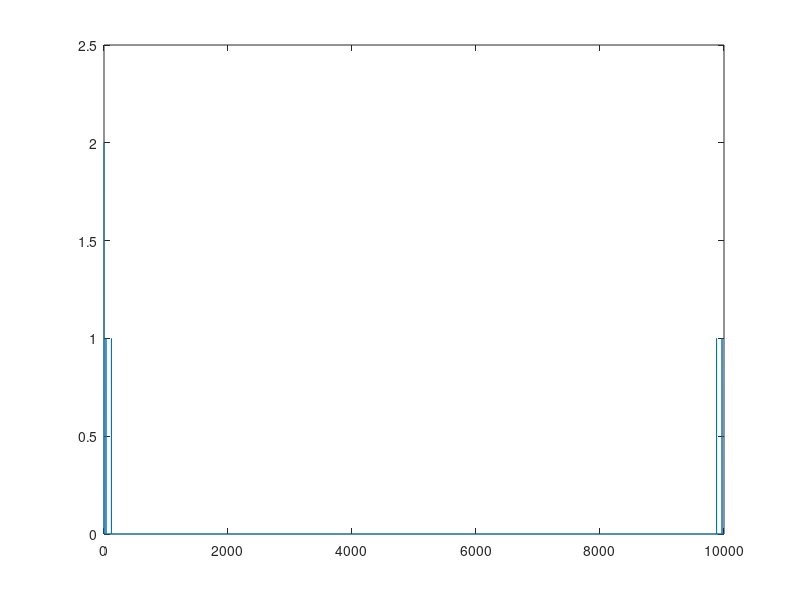

The MATLAB source for this figure: (Note: this script raises an error after producing the figure.)

Ts = 1e-4;
fmax = 1/Ts;

tx = 0:Ts:2;

y = sin(2*pi*32*tx)+2+cos(120*2*pi*tx);

N = length(tx);
N2 = floor(N/2);

H = fft(y);
A = abs(H);

A(1) = A(1)/N; 
A(2:end) = A(2:end)/N2;
 

dw = fmax/N;
w = (0:1:N-1)*dw;

plot(w, A);


figure;

syms t wf;

yt = sin(2*pi*32*t)+2+cos(120*2*pi*t);

Fx = fourier(yt, wf*2*pi);

fplot(Fx, [-1 200]);
